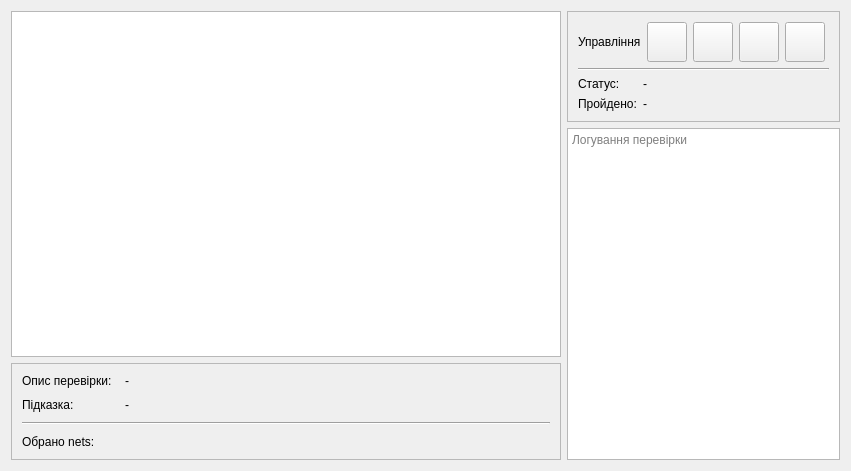
<?xml version="1.0" encoding="UTF-8"?>
<ui version="4.0">
 <class>mainPage</class>
 <widget class="QWidget" name="mainPage">
  <property name="geometry">
   <rect>
    <x>0</x>
    <y>0</y>
    <width>851</width>
    <height>471</height>
   </rect>
  </property>
  <property name="windowTitle">
   <string>MainPage</string>
  </property>
  <layout class="QGridLayout" name="gridLayout">
   <item row="0" column="0">
    <widget class="QTreeView" name="treeViewTaskList">
     <property name="minimumSize">
      <size>
       <width>550</width>
       <height>0</height>
      </size>
     </property>
    </widget>
   </item>
   <item row="0" column="1" rowspan="2">
    <layout class="QVBoxLayout" name="verticalLayout_3">
     <item>
      <widget class="QFrame" name="frame">
       <property name="frameShape">
        <enum>QFrame::Shape::StyledPanel</enum>
       </property>
       <property name="frameShadow">
        <enum>QFrame::Shadow::Raised</enum>
       </property>
       <layout class="QVBoxLayout" name="verticalLayout_2">
        <property name="leftMargin">
         <number>10</number>
        </property>
        <property name="topMargin">
         <number>10</number>
        </property>
        <property name="rightMargin">
         <number>10</number>
        </property>
        <property name="bottomMargin">
         <number>10</number>
        </property>
        <item>
         <layout class="QGridLayout" name="gridLayout_3">
          <item row="3" column="1">
           <widget class="QLabel" name="label_debugOverallInfo">
            <property name="sizePolicy">
             <sizepolicy hsizetype="Expanding" vsizetype="Preferred">
              <horstretch>0</horstretch>
              <verstretch>0</verstretch>
             </sizepolicy>
            </property>
            <property name="text">
             <string>-</string>
            </property>
           </widget>
          </item>
          <item row="2" column="1">
           <widget class="QLabel" name="label_debugStatus">
            <property name="sizePolicy">
             <sizepolicy hsizetype="Expanding" vsizetype="Preferred">
              <horstretch>0</horstretch>
              <verstretch>0</verstretch>
             </sizepolicy>
            </property>
            <property name="text">
             <string>-</string>
            </property>
           </widget>
          </item>
          <item row="0" column="0" colspan="2">
           <layout class="QHBoxLayout" name="horizontalLayout">
            <item>
             <widget class="QLabel" name="label_7">
              <property name="sizePolicy">
               <sizepolicy hsizetype="Maximum" vsizetype="Preferred">
                <horstretch>0</horstretch>
                <verstretch>0</verstretch>
               </sizepolicy>
              </property>
              <property name="text">
               <string>Управління</string>
              </property>
             </widget>
            </item>
            <item>
             <widget class="QPushButton" name="pushButtonDebugStartStop">
              <property name="sizePolicy">
               <sizepolicy hsizetype="Preferred" vsizetype="Preferred">
                <horstretch>0</horstretch>
                <verstretch>0</verstretch>
               </sizepolicy>
              </property>
              <property name="minimumSize">
               <size>
                <width>40</width>
                <height>40</height>
               </size>
              </property>
              <property name="maximumSize">
               <size>
                <width>40</width>
                <height>40</height>
               </size>
              </property>
              <property name="text">
               <string/>
              </property>
              <property name="icon">
               <iconset theme="QIcon::ThemeIcon::MediaPlaybackStart"/>
              </property>
             </widget>
            </item>
            <item>
             <widget class="QPushButton" name="pushButtonDebugNextStep">
              <property name="sizePolicy">
               <sizepolicy hsizetype="Preferred" vsizetype="Preferred">
                <horstretch>0</horstretch>
                <verstretch>0</verstretch>
               </sizepolicy>
              </property>
              <property name="minimumSize">
               <size>
                <width>40</width>
                <height>40</height>
               </size>
              </property>
              <property name="maximumSize">
               <size>
                <width>40</width>
                <height>40</height>
               </size>
              </property>
              <property name="text">
               <string/>
              </property>
              <property name="icon">
               <iconset theme="QIcon::ThemeIcon::MediaSkipForward"/>
              </property>
             </widget>
            </item>
            <item>
             <widget class="QPushButton" name="pushButtonDebugRestart">
              <property name="sizePolicy">
               <sizepolicy hsizetype="Preferred" vsizetype="Preferred">
                <horstretch>0</horstretch>
                <verstretch>0</verstretch>
               </sizepolicy>
              </property>
              <property name="minimumSize">
               <size>
                <width>40</width>
                <height>40</height>
               </size>
              </property>
              <property name="maximumSize">
               <size>
                <width>40</width>
                <height>40</height>
               </size>
              </property>
              <property name="text">
               <string/>
              </property>
              <property name="icon">
               <iconset theme="QIcon::ThemeIcon::ViewRestore"/>
              </property>
             </widget>
            </item>
            <item>
             <widget class="QPushButton" name="pushButtonDebugStop">
              <property name="sizePolicy">
               <sizepolicy hsizetype="Preferred" vsizetype="Preferred">
                <horstretch>0</horstretch>
                <verstretch>0</verstretch>
               </sizepolicy>
              </property>
              <property name="minimumSize">
               <size>
                <width>40</width>
                <height>40</height>
               </size>
              </property>
              <property name="maximumSize">
               <size>
                <width>40</width>
                <height>40</height>
               </size>
              </property>
              <property name="text">
               <string/>
              </property>
              <property name="icon">
               <iconset theme="QIcon::ThemeIcon::MediaPlaybackStop"/>
              </property>
             </widget>
            </item>
           </layout>
          </item>
          <item row="2" column="0">
           <widget class="QLabel" name="label_6">
            <property name="text">
             <string>Статус:</string>
            </property>
           </widget>
          </item>
          <item row="3" column="0">
           <widget class="QLabel" name="label_5">
            <property name="text">
             <string>Пройдено:</string>
            </property>
           </widget>
          </item>
          <item row="1" column="0" colspan="2">
           <widget class="Line" name="line_3">
            <property name="orientation">
             <enum>Qt::Orientation::Horizontal</enum>
            </property>
           </widget>
          </item>
         </layout>
        </item>
       </layout>
      </widget>
     </item>
     <item>
      <widget class="QTextEdit" name="textEditLog">
       <property name="tabChangesFocus">
        <bool>true</bool>
       </property>
       <property name="lineWrapMode">
        <enum>QTextEdit::LineWrapMode::NoWrap</enum>
       </property>
       <property name="placeholderText">
        <string>Логування перевірки</string>
       </property>
      </widget>
     </item>
    </layout>
   </item>
   <item row="1" column="0">
    <widget class="QFrame" name="frameInfo">
     <property name="minimumSize">
      <size>
       <width>0</width>
       <height>0</height>
      </size>
     </property>
     <property name="maximumSize">
      <size>
       <width>16777215</width>
       <height>16777215</height>
      </size>
     </property>
     <property name="frameShape">
      <enum>QFrame::Shape::StyledPanel</enum>
     </property>
     <property name="frameShadow">
      <enum>QFrame::Shadow::Raised</enum>
     </property>
     <layout class="QVBoxLayout" name="verticalLayout">
      <property name="spacing">
       <number>10</number>
      </property>
      <property name="leftMargin">
       <number>10</number>
      </property>
      <property name="topMargin">
       <number>10</number>
      </property>
      <property name="rightMargin">
       <number>10</number>
      </property>
      <property name="bottomMargin">
       <number>10</number>
      </property>
      <item>
       <layout class="QGridLayout" name="gridLayout_2">
        <item row="0" column="1">
         <widget class="QLabel" name="label_description">
          <property name="text">
           <string>-</string>
          </property>
          <property name="alignment">
           <set>Qt::AlignmentFlag::AlignLeading|Qt::AlignmentFlag::AlignLeft|Qt::AlignmentFlag::AlignTop</set>
          </property>
          <property name="wordWrap">
           <bool>true</bool>
          </property>
         </widget>
        </item>
        <item row="1" column="0">
         <widget class="QLabel" name="label_2">
          <property name="sizePolicy">
           <sizepolicy hsizetype="Maximum" vsizetype="Preferred">
            <horstretch>0</horstretch>
            <verstretch>0</verstretch>
           </sizepolicy>
          </property>
          <property name="text">
           <string>Підказка:</string>
          </property>
          <property name="alignment">
           <set>Qt::AlignmentFlag::AlignLeading|Qt::AlignmentFlag::AlignLeft|Qt::AlignmentFlag::AlignTop</set>
          </property>
         </widget>
        </item>
        <item row="0" column="0">
         <widget class="QLabel" name="label">
          <property name="sizePolicy">
           <sizepolicy hsizetype="Maximum" vsizetype="Preferred">
            <horstretch>0</horstretch>
            <verstretch>0</verstretch>
           </sizepolicy>
          </property>
          <property name="text">
           <string>Опис перевірки: </string>
          </property>
          <property name="alignment">
           <set>Qt::AlignmentFlag::AlignLeading|Qt::AlignmentFlag::AlignLeft|Qt::AlignmentFlag::AlignTop</set>
          </property>
         </widget>
        </item>
        <item row="1" column="1">
         <widget class="QLabel" name="label_hint">
          <property name="text">
           <string>-</string>
          </property>
          <property name="alignment">
           <set>Qt::AlignmentFlag::AlignLeading|Qt::AlignmentFlag::AlignLeft|Qt::AlignmentFlag::AlignTop</set>
          </property>
          <property name="wordWrap">
           <bool>true</bool>
          </property>
         </widget>
        </item>
        <item row="2" column="0" colspan="2">
         <widget class="Line" name="line_2">
          <property name="orientation">
           <enum>Qt::Orientation::Horizontal</enum>
          </property>
         </widget>
        </item>
        <item row="3" column="0" colspan="2">
         <widget class="QLabel" name="label_objSelect">
          <property name="text">
           <string>Обрано nets:</string>
          </property>
          <property name="wordWrap">
           <bool>true</bool>
          </property>
         </widget>
        </item>
       </layout>
      </item>
     </layout>
    </widget>
   </item>
  </layout>
 </widget>
 <resources/>
 <connections/>
</ui>
